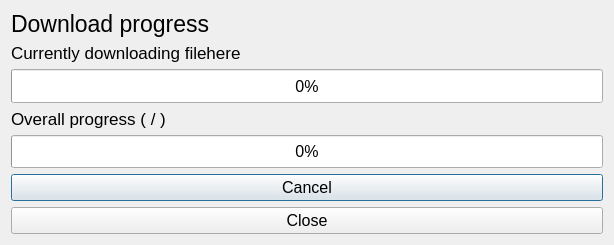
<?xml version="1.0" encoding="UTF-8"?>
<ui version="4.0">
 <class>progress</class>
 <widget class="QDialog" name="progress">
  <property name="geometry">
   <rect>
    <x>0</x>
    <y>0</y>
    <width>614</width>
    <height>245</height>
   </rect>
  </property>
  <property name="windowTitle">
   <string>Download progress</string>
  </property>
  <layout class="QVBoxLayout" name="verticalLayout">
   <item>
    <widget class="QLabel" name="label_Main">
     <property name="sizePolicy">
      <sizepolicy hsizetype="Expanding" vsizetype="Fixed">
       <horstretch>0</horstretch>
       <verstretch>0</verstretch>
      </sizepolicy>
     </property>
     <property name="font">
      <font>
       <pointsize>17</pointsize>
      </font>
     </property>
     <property name="text">
      <string>Download progress</string>
     </property>
    </widget>
   </item>
   <item>
    <widget class="QLabel" name="label_Curr">
     <property name="sizePolicy">
      <sizepolicy hsizetype="Expanding" vsizetype="Fixed">
       <horstretch>0</horstretch>
       <verstretch>0</verstretch>
      </sizepolicy>
     </property>
     <property name="font">
      <font>
       <pointsize>13</pointsize>
      </font>
     </property>
     <property name="text">
      <string>Currently downloading filehere</string>
     </property>
    </widget>
   </item>
   <item>
    <widget class="QProgressBar" name="progressBar_Curr">
     <property name="sizePolicy">
      <sizepolicy hsizetype="Expanding" vsizetype="Expanding">
       <horstretch>0</horstretch>
       <verstretch>0</verstretch>
      </sizepolicy>
     </property>
     <property name="font">
      <font>
       <pointsize>12</pointsize>
      </font>
     </property>
     <property name="value">
      <number>0</number>
     </property>
     <property name="alignment">
      <set>Qt::AlignCenter</set>
     </property>
    </widget>
   </item>
   <item>
    <widget class="QLabel" name="label_Overall">
     <property name="sizePolicy">
      <sizepolicy hsizetype="Expanding" vsizetype="Fixed">
       <horstretch>0</horstretch>
       <verstretch>0</verstretch>
      </sizepolicy>
     </property>
     <property name="font">
      <font>
       <pointsize>13</pointsize>
      </font>
     </property>
     <property name="text">
      <string>Overall progress ( / )</string>
     </property>
    </widget>
   </item>
   <item>
    <widget class="QProgressBar" name="progressBar_Overall">
     <property name="sizePolicy">
      <sizepolicy hsizetype="Expanding" vsizetype="Expanding">
       <horstretch>0</horstretch>
       <verstretch>0</verstretch>
      </sizepolicy>
     </property>
     <property name="font">
      <font>
       <pointsize>12</pointsize>
      </font>
     </property>
     <property name="value">
      <number>0</number>
     </property>
     <property name="alignment">
      <set>Qt::AlignCenter</set>
     </property>
    </widget>
   </item>
   <item>
    <widget class="QPushButton" name="pushButton_Cancel">
     <property name="sizePolicy">
      <sizepolicy hsizetype="Expanding" vsizetype="Fixed">
       <horstretch>0</horstretch>
       <verstretch>0</verstretch>
      </sizepolicy>
     </property>
     <property name="font">
      <font>
       <pointsize>12</pointsize>
      </font>
     </property>
     <property name="text">
      <string>Cancel</string>
     </property>
    </widget>
   </item>
   <item>
    <widget class="QPushButton" name="pushButton_Close">
     <property name="sizePolicy">
      <sizepolicy hsizetype="Expanding" vsizetype="Fixed">
       <horstretch>0</horstretch>
       <verstretch>0</verstretch>
      </sizepolicy>
     </property>
     <property name="font">
      <font>
       <pointsize>12</pointsize>
      </font>
     </property>
     <property name="text">
      <string>Close</string>
     </property>
    </widget>
   </item>
  </layout>
 </widget>
 <resources/>
 <connections/>
</ui>
